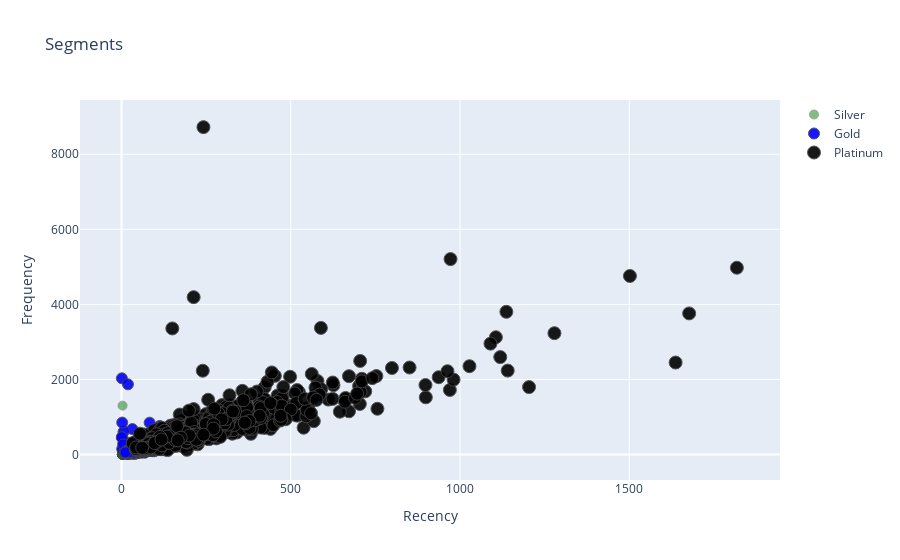
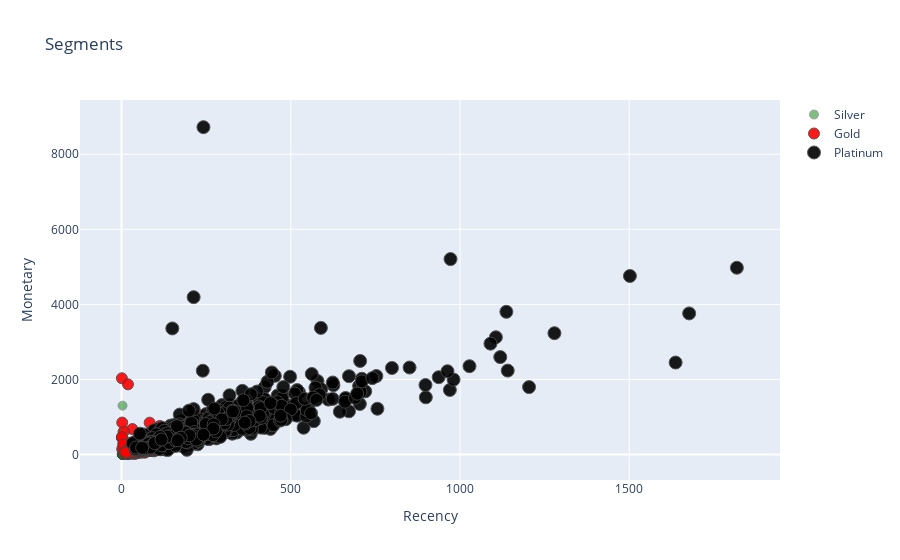

These figures' notebook cell, in order:
### Code cell
# Now Plotting
plot_layout=gobj.Layout(yaxis={'title':'Frequency'},
                       xaxis={'title':'Recency'},
                       title='Segments')

fig=gobj.Figure(data=plot_data,layout=plot_layout)
po.iplot(fig)


# Frequency vs Monetory

graph=RFMScores.query("Monetary<50000 and Frequency<2000")

plot_data=[
    gobj.Scatter(x=graph.query("RFM_Loyality_Level=='Bronze'")['Frequency'],
                      y=graph.query("RFM_Loyality_Level=='Bronze'")['Monetary'],
                      mode='markers',
                      name='Bronze',
                      marker=dict(size=7,
                                 line=dict(width=1),
                                 color='blue',
                                  opacity=0.8
                                 ,)
                ),
     gobj.Scatter(x=graph.query("RFM_Loyality_Level=='Silver'")['Frequency'],
                      y=graph.query("RFM_Loyality_Level=='Silver'")['Monetary'],
                      mode='markers',
                      name='Silver',
                      marker=dict(size=9,
                                 line=dict(width=1),
                                 color='green',
                                  opacity=0.5
                                 ,)
                ),
    gobj.Scatter(x=graph.query("RFM_Loyality_Level=='Gold'")['Frequency'],
                      y=graph.query("RFM_Loyality_Level=='Gold'")['Monetary'],
                      mode='markers',
                      name='Gold',
                      marker=dict(size=11,
                                 line=dict(width=1),
                                 color='red',
                                  opacity=0.9
                                  ,)
                ),
    gobj.Scatter(x=graph.query("RFM_Loyality_Level=='Platinum'")['Frequency'],
                      y=graph.query("RFM_Loyality_Level=='Platinum'")['Monetary'],
                      mode='markers',
                      name='Platinum',
                      marker=dict(size=13,
                                 line=dict(width=1),
                                 color='black',
                                  opacity=0.9
                                  ,)
                ),
    
                                  
    
                 
    
    

]

plot_layout=gobj.Layout(yaxis={'title':'Monetary'},
                       xaxis={'title':'Recency'},
                       title='Segments')

fig=gobj.Figure(data=plot_data,layout=plot_layout)
po.iplot(fig)

### Figure 1 — Plotly figure (JSON) as saved in the notebook; plotly's stock layout.template omitted (floating-point values rounded to 4 significant figures; data arrays with more than 128 entries replaced by an {"elided": "..."} marker saying what was removed)
{"data": [{"marker": {"color": "blue", "line": {"width": 1}, "opacity": 0.8, "size": 7}, "mode": "markers", "name": "Bronze", "type": "scatter", "x": [], "y": []}, {"marker": {"color": "green", "line": {"width": 1}, "opacity": 0.5, "size": 9}, "mode": "markers", "name": "Silver", "type": "scatter", "x": {"elided": "843 int values"}, "y": {"elided": "843 float values"}}, {"marker": {"color": "blue", "line": {"width": 1}, "opacity": 0.9, "size": 11}, "mode": "markers", "name": "Gold", "type": "scatter", "x": {"elided": "1172 int values"}, "y": {"elided": "1172 float values"}}, {"marker": {"color": "black", "line": {"width": 1}, "opacity": 0.9, "size": 13}, "mode": "markers", "name": "Platinum", "type": "scatter", "x": {"elided": "1148 int values"}, "y": {"elided": "1148 float values"}}], "layout": {"title": {"text": "Segments"}, "xaxis": {"title": {"text": "Recency"}}, "yaxis": {"title": {"text": "Frequency"}}}}

### Figure 2 — Plotly figure (JSON) as saved in the notebook; plotly's stock layout.template omitted (floating-point values rounded to 4 significant figures; data arrays with more than 128 entries replaced by an {"elided": "..."} marker saying what was removed)
{"data": [{"marker": {"color": "blue", "line": {"width": 1}, "opacity": 0.8, "size": 7}, "mode": "markers", "name": "Bronze", "type": "scatter", "x": [], "y": []}, {"marker": {"color": "green", "line": {"width": 1}, "opacity": 0.5, "size": 9}, "mode": "markers", "name": "Silver", "type": "scatter", "x": {"elided": "843 int values"}, "y": {"elided": "843 float values"}}, {"marker": {"color": "red", "line": {"width": 1}, "opacity": 0.9, "size": 11}, "mode": "markers", "name": "Gold", "type": "scatter", "x": {"elided": "1172 int values"}, "y": {"elided": "1172 float values"}}, {"marker": {"color": "black", "line": {"width": 1}, "opacity": 0.9, "size": 13}, "mode": "markers", "name": "Platinum", "type": "scatter", "x": {"elided": "1148 int values"}, "y": {"elided": "1148 float values"}}], "layout": {"title": {"text": "Segments"}, "xaxis": {"title": {"text": "Recency"}}, "yaxis": {"title": {"text": "Monetary"}}}}
